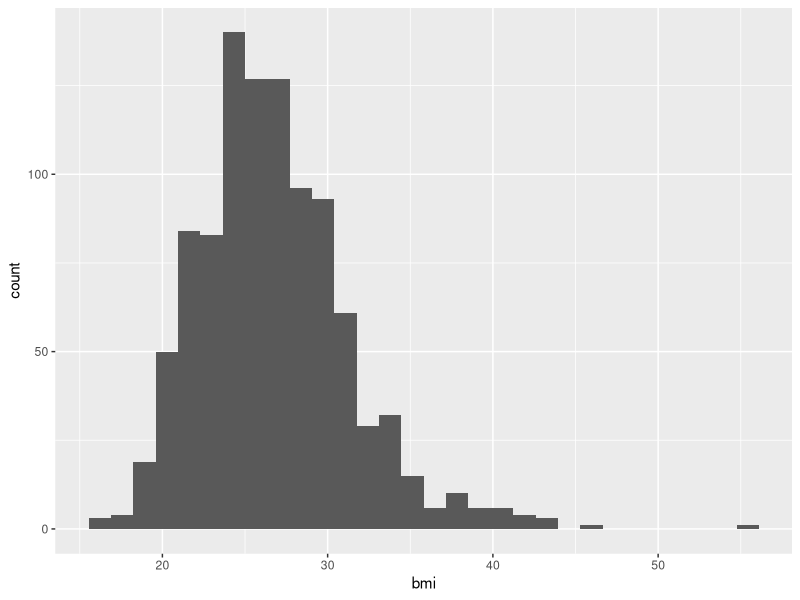
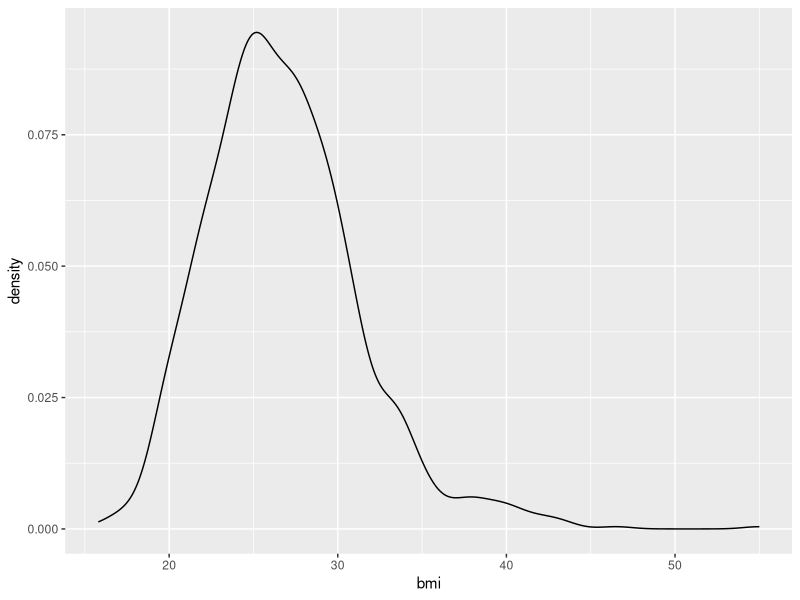
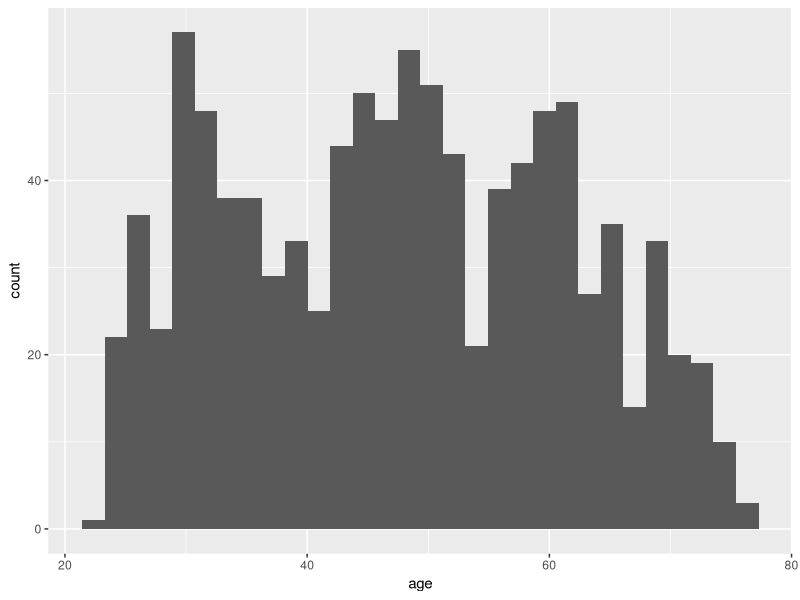
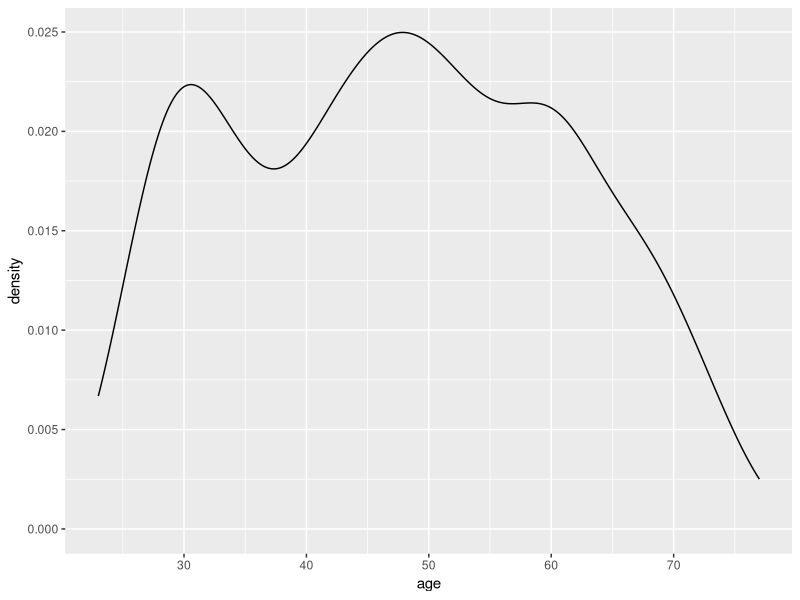

Here is the R script that generated these plots, in order:
## ---- chunk 1
# Load tidyverse package
library("tidyverse")

# Load "knitr" package -> needed for kable() command 
library("knitr")

## ---- chunk 2
# Load the dataset
SSRC_data <- read.csv("SSRC_data.csv")

## ---- chunk 3
kable(head(SSRC_data))

## ---- chunk 4
# Transform into factor variables 
SSRC_data <- mutate(SSRC_data, gender = as.factor(gender),
                               education_level = as.factor(education_level),
                               physical_activity_level = as.factor(physical_activity_level))

## ---- chunk 5
# Create histogram
ggplot(data = SSRC_data) +
  geom_histogram(mapping = aes(x = bmi))

## ---- chunk 6
# Create density plot
ggplot(data = SSRC_data) +
  geom_density(mapping = aes(x = bmi))

## ---- chunk 7
# Create histogram
ggplot(data = SSRC_data) +
  geom_histogram(mapping = aes(x = age))

## ---- chunk 8
# Create density plot
ggplot(data = SSRC_data) +
  geom_density(mapping = aes(x = age))

